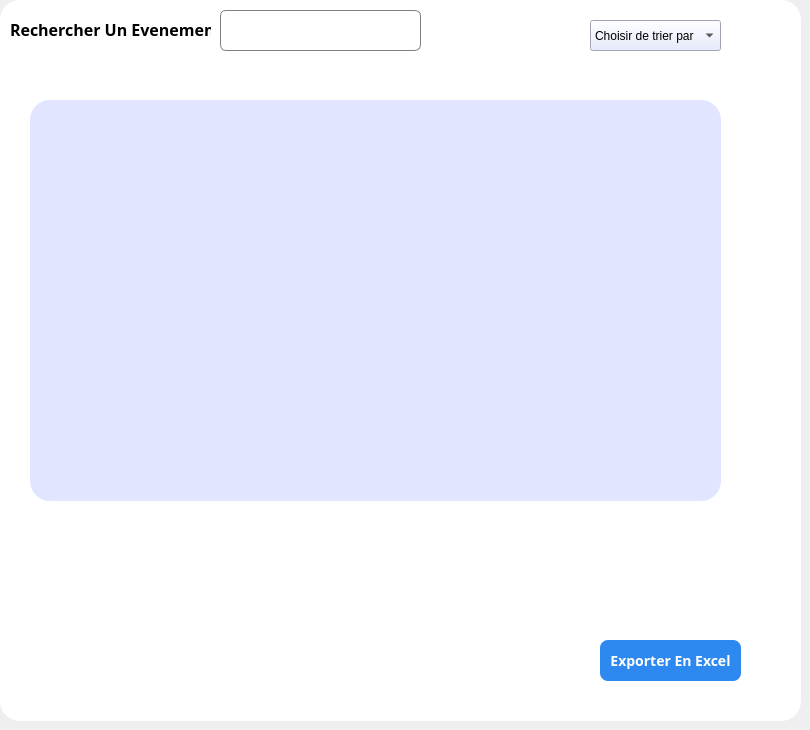
      <widget class="QWidget" name="tab">
       <attribute name="title">
        <string>Accueil</string>
       </attribute>
       <widget class="QFrame" name="frame_6">
        <property name="geometry">
         <rect>
          <x>0</x>
          <y>0</y>
          <width>801</width>
          <height>721</height>
         </rect>
        </property>
        <property name="styleSheet">
         <string notr="true">QFrame {
 border-radius: 20px;
	background-color: rgb(255, 255, 255);
}</string>
        </property>
        <property name="frameShape">
         <enum>QFrame::Shape::StyledPanel</enum>
        </property>
        <property name="frameShadow">
         <enum>QFrame::Shadow::Raised</enum>
        </property>
        <widget class="QLineEdit" name="Recherche_Line">
         <property name="geometry">
          <rect>
           <x>220</x>
           <y>10</y>
           <width>201</width>
           <height>41</height>
          </rect>
         </property>
         <property name="styleSheet">
          <string notr="true">QLineEdit {
    border: 1px solid #7e7e7e;
    border-radius: 6px;
    padding: 8px;
    font-size: 12px;
}
QLineEdit:focus {
    border: 1px solid #2D89EF;
    background-color: #FFFFFF;
}</string>
         </property>
        </widget>
        <widget class="QLabel" name="label_36">
         <property name="geometry">
          <rect>
           <x>10</x>
           <y>19</y>
           <width>201</width>
           <height>21</height>
          </rect>
         </property>
         <property name="font">
          <font>
           <family>Bahnschrift</family>
           <pointsize>12</pointsize>
           <bold>true</bold>
          </font>
         </property>
         <property name="styleSheet">
          <string notr="true">color: rgb(0, 0, 0);</string>
         </property>
         <property name="text">
          <string>Rechercher Un Evenement</string>
         </property>
        </widget>
        <widget class="QComboBox" name="comboBox">
         <property name="geometry">
          <rect>
           <x>590</x>
           <y>20</y>
           <width>131</width>
           <height>31</height>
          </rect>
         </property>
         <property name="styleSheet">
          <string notr="true">background-color : #e1e5ff;</string>
         </property>
         <item>
          <property name="text">
           <string>Choisir de trier par</string>
          </property>
         </item>
         <item>
          <property name="text">
           <string>Date</string>
          </property>
         </item>
         <item>
          <property name="text">
           <string>Nombre d'inscrits</string>
          </property>
         </item>
        </widget>
        <widget class="QPushButton" name="Excel">
         <property name="geometry">
          <rect>
           <x>600</x>
           <y>640</y>
           <width>141</width>
           <height>41</height>
          </rect>
         </property>
         <property name="font">
          <font>
           <family>Arial Rounded MT</family>
           <pointsize>-1</pointsize>
           <bold>true</bold>
          </font>
         </property>
         <property name="autoFillBackground">
          <bool>false</bool>
         </property>
         <property name="styleSheet">
          <string notr="true">QPushButton {
    background-color: #2D89EF;
    color: white;
    border-radius: 8px;
    padding: 10px;
    font-size: 14px;
}
QPushButton:hover {
    background-color: #1E5BB8;
}
QPushButton:pressed {
    background-color: #FFFFFF;
}
</string>
         </property>
         <property name="text">
          <string>Exporter En Excel</string>
         </property>
        </widget>
        <widget class="QTableView" name="tableView_Evenement">
         <property name="geometry">
          <rect>
           <x>30</x>
           <y>100</y>
           <width>691</width>
           <height>401</height>
          </rect>
         </property>
         <property name="styleSheet">
          <string notr="true">border-raduis : 20px;
background-color : #e1e5ff;</string>
         </property>
        </widget>
       </widget>
      </widget>
